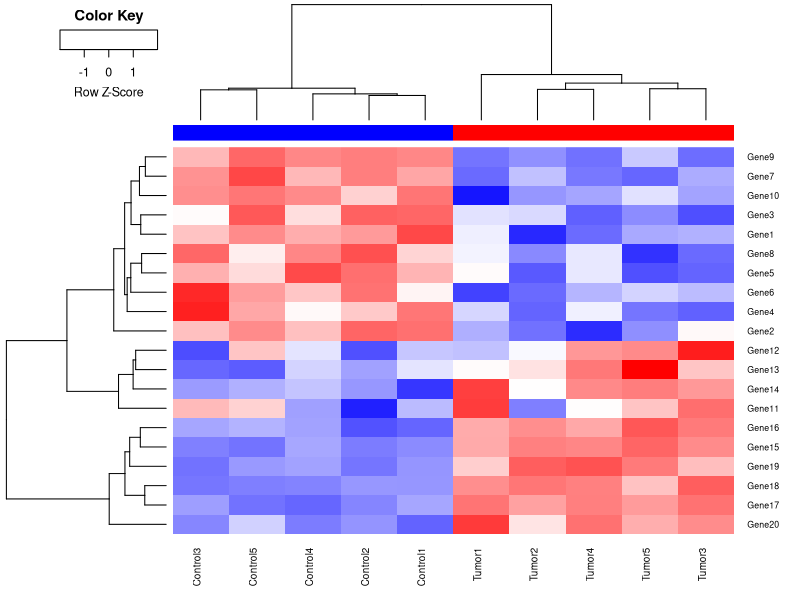
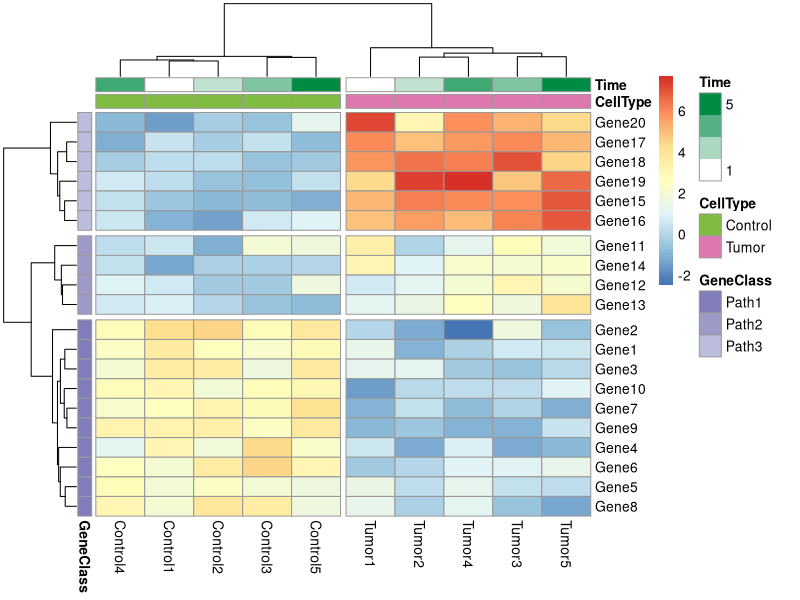

Here is the R script that generated these plots, in order: (Note: this script raises an error after producing the figures.)
####9.Heatmaps
df5 <-read.table("heatmaps.txt",header=T,sep="\t")
# Covert data into matrix format
# nrow(df5) and ncol(df5) return the number of rows and columns of matrix df5 respectively.
dm <- data.matrix(df5[1:nrow(df5),2:ncol(df5)])
# Get the row names
row.names(dm) <- df5[,1]

library(gplots)
library(pheatmap)
library(scales)
library(reshape2)
library(RColorBrewer)

#9.1.Draw the heatmap with the gplots package, heatmap.2 function
#pdf("9.1.Customized_heatmap.pdf")
#to draw high expression value in red, we use colorRampPalette instead of redblue in heatmap.2
#colorRampPalette is a function in the RColorBrewer package
cr <- colorRampPalette(c("blue","white","red"))
heatmap.2(dm,
          scale="row", #scale the rows, scale each gene's expression value
          key=T, keysize=1.1, 
          cexCol=0.9,cexRow=0.8,
          col=cr(1000),
          ColSideColors=c(rep(c("blue","red"),5)),
          density.info="none",trace="none",
          #dendrogram='none', #if you want to remove dendrogram 
          Colv = T,Rowv = T #clusters by both row and col
)
#dev.off()


#9.2.Draw the heatmap with the pheatmap pacakge, pheatmap function
#add column and row annotations
annotation_col = data.frame(CellType = factor(rep(c("Control", "Tumor"), 5)), Time = 1:5)
rownames(annotation_col) = colnames(dm)
annotation_row = data.frame(GeneClass = factor(rep(c("Path1", "Path2", "Path3"), c(10, 4, 6))))
rownames(annotation_row) = paste("Gene", 1:20, sep = "")
#set colors of each group
ann_colors = list(Time = c("white", "springgreen4"), 
                  CellType = c(Control = "#7FBC41", Tumor = "#DE77AE"),
                  GeneClass = c(Path1 = "#807DBA", Path2 = "#9E9AC8", Path3 = "#BCBDDC"))
#pdf("9.2.Customized_heatmap.pdf")
pheatmap(dm, 
         cutree_col = 2, cutree_row = 3, #break up the heatmap by clusters you define
         cluster_rows=TRUE, show_rownames=TRUE, cluster_cols=TRUE, #by default, pheatmap clusters by both row and col
         annotation_col = annotation_col, annotation_row = annotation_row,annotation_colors = ann_colors)
#dev.off()


#9.3.Draw the heatmap with the ggplot2 package


#9.3.1.cluster by row and col
#cluster and re-order rows
rowclust = hclust(dist(dm))
reordered = dm[rowclust$order,]
#cluster and re-order columns
colclust = hclust(dist(t(dm)))


#9.3.2.scale each row value in [0,1]
dm.reordered = reordered[, colclust$order]
dm.reordered=apply(dm.reordered,1,rescale) #rescale is a function in the scales package
dm.reordered=t(dm.reordered) #transposed matrix


#9.3.3.save col and row names before changing the matrix format
col_name=colnames(dm.reordered) 
row_name=rownames(dm.reordered) 


#9.3.4.change data format for geom_title 
colnames(dm.reordered)=1:ncol(dm.reordered)
rownames(dm.reordered)=1:nrow(dm.reordered)
dm.reordered=melt(dm.reordered) #melt is a function in the reshape2 package
head(dm.reordered)


#9.3.5.draw the heatmap
#pdf("9.3.Customized_heatmap.pdf")
ggplot(dm.reordered, aes(Var2, Var1)) + 
  geom_tile(aes(fill = value), color = "white") + 
  scale_fill_gradient(low = "white", high = "steelblue") +
  theme_grey(base_size = 10) + 
  labs(x = "", y = "") + 
  scale_x_continuous(expand = c(0, 0),labels=col_name,breaks=1:length(col_name)) + 
  scale_y_continuous(expand = c(0, 0),labels=row_name,breaks=1:length(row_name))
#dev.off()
